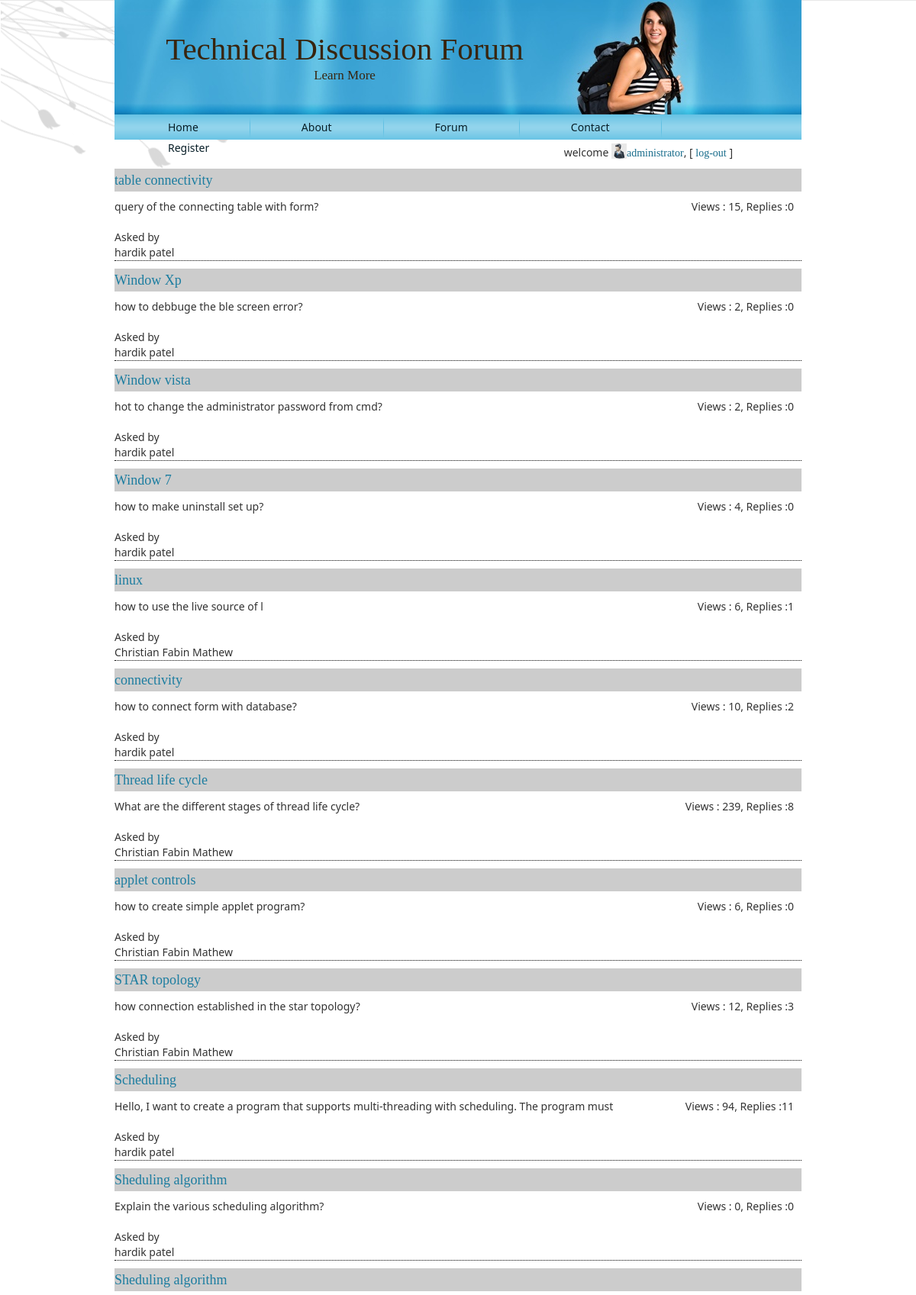
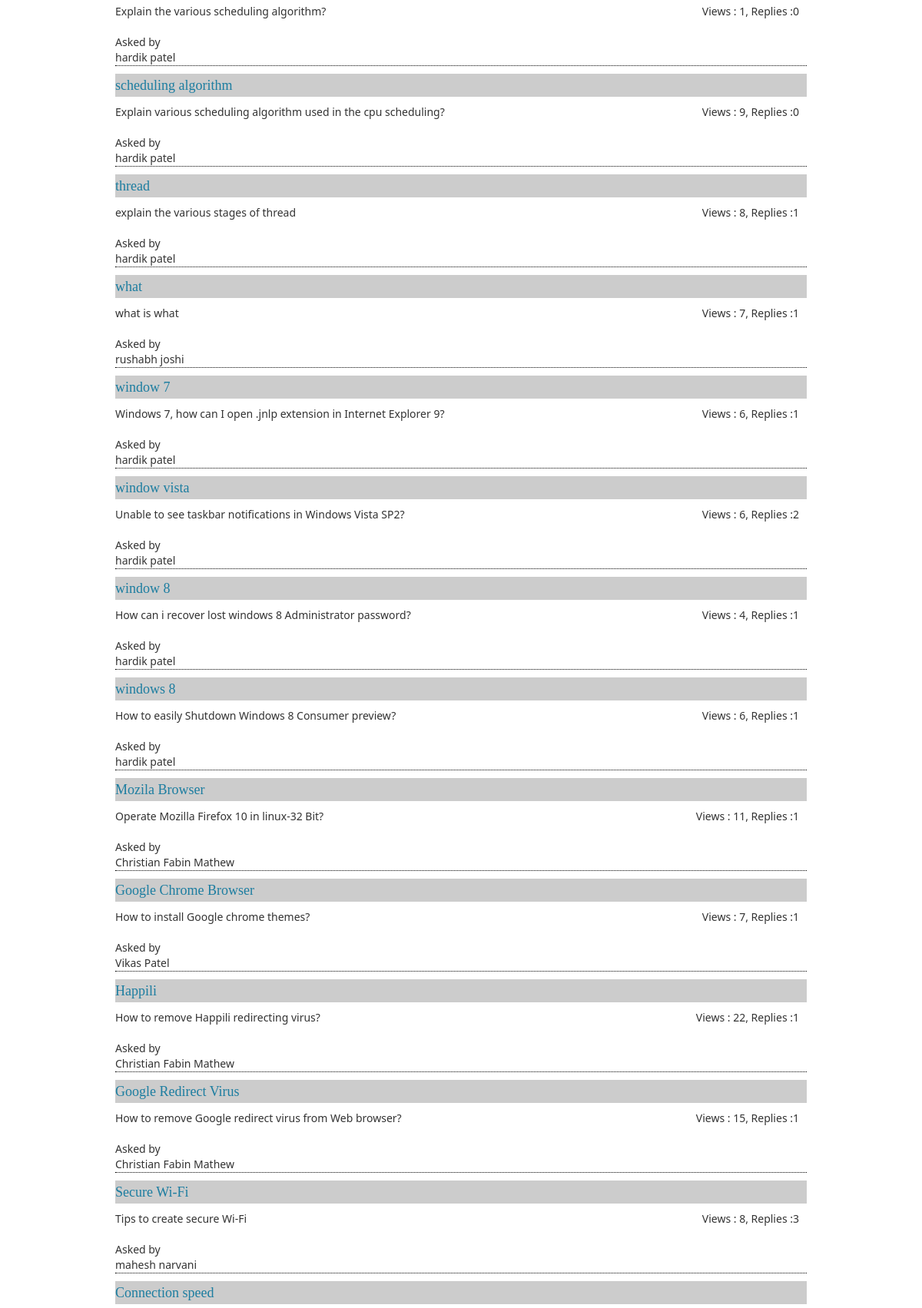
Page /search_page.php (signed in, upper part) on the committed database (2 pictures, top to bottom).
### tables this page shows
CREATE TABLE `question` (
  `question_id` int(11) NOT NULL,
  `heading` varchar(50) NOT NULL,
  `question_detail` varchar(2000) NOT NULL,
  `datetime` timestamp NOT NULL DEFAULT CURRENT_TIMESTAMP,
  `user_id` int(11) NOT NULL,
  `subtopic_id` int(11) NOT NULL,
  `views` int(11) NOT NULL
);

CREATE TABLE `user` (
  `user_id` int(11) NOT NULL,
  `country` varchar(50) NOT NULL,
  `state` varchar(50) NOT NULL,
  `address` varchar(500) NOT NULL,
  `user_type` varchar(50) NOT NULL,
  `username` varchar(50) DEFAULT NULL,
  `fullname` varchar(50) DEFAULT NULL,
  `password` varchar(50) DEFAULT NULL,
  `user_acc_active` tinyint(1) DEFAULT NULL,
  `dob` date NOT NULL,
  `e_mail` varchar(100) DEFAULT NULL,
  `gender` varchar(20) NOT NULL,
  `uimg` varchar(255) NOT NULL,
  `isuser` tinyint(1) NOT NULL,
  `score` float NOT NULL DEFAULT '0'
);

### utility.php (called while the page is built, shortened)
<?php
	function ExecuteQuery ($SQL)
	{
		$rows = mysql_query ($SQL) or die(mysql_error());
		return $rows;
	}
?>

### search_page.php (the view)
<?php session_start();
	require("header.php");
	require("checkUser.php");
?>
<?php
	$s=$_GET['search'];
	$str="SELECT * FROM question, user WHERE question.user_id=user.user_id ";
	$result=ExecuteQuery($str);
	$no_rows = mysql_num_rows($result);
	if ($no_rows > 0)
	{
		while($row = mysql_fetch_array($result))
		{
			$sql="SELECT count(*) as counter from answer where question_id=$row[question_id]";
			$rowsc=ExecuteQuery($sql);
			$rowc = mysql_fetch_array($rowsc);
			$count = $rowc['counter'];
			if(stripos($row["heading"], $s)!==false)
			{
					echo "<h4>";
					echo "<span class='box2'>";
					echo "<span class='head'><a href='questionview.php?qid=$row[question_id]' >$row[heading]</a> </span>";
					echo "</span>";
					echo "</h4>";
					echo "$row[question_detail] <span class='view2'>Views : $row[views], Replies :$count</span>";
					echo "<br/><br/>";
					echo "Asked by<br/>$row[fullname]";
					echo "<br/><div class='line'></div>";
				}
		}
	}
	else
	{
		echo "No questions at the moment";
	}
?>
<?php require("footer.php")?>

### res/style.css (style rules this page uses)
.line { border-bottom:1px dotted black; }
.view2 { float:right; margin-right:10px; font-weight:normal; }
.box2 .head { display:block; height:30px; background-color:#CCC; font-weight:bold; line-height:30px; }
.box2 { width: auto; background-color:#EEE; display:block; }
body { margin: 0 auto; padding: 0; background-color: #E8E8E8; }
body { font-family: Georgia, "Times New Roman", Times, Serif; font-size: 14px; color: #242424; }
a { font-family: Georgia, "Times New Roman", Times, Serif; text-decoration: none; color: #186C8B; }
a:link { font-family: Georgia, "Times New Roman", Times, Serif; text-decoration: none; color: #186C8B; }
h1, h2, h3, h4, h5, h6, h1 a, h2 a, h3 a, h4 a, h5 a, h6 a h1 a:hover, h2 a:hover, h3 a:hover, h4 a:hover, h5 a:hover, h6 a:hover h1 a:visited, h2 a:visited, h3 a:visited, h4 a:visited, h5 a:visited, h6 a:visited { font-weight: normal; font-style: normal; text-decoration: none; }
h4, h4 a, h4 a:link, h4 a:visited, h4 a:hover { font-family: Georgia, "Times New Roman", Times, Serif; font-size: 18px; color: #1C7DA0; }

### rows in the picture
question: heading "table connectivity", question_detail "query of the connecting table with form?", views "15", count "0", user.fullname "hardik patel"
question: heading "Window Xp", question_detail "how to debbuge the ble screen error?", views "2", count "0", user.fullname "hardik patel"
question: heading "Window vista", question_detail "hot to change the administrator password from cmd?", views "2", count "0", user.fullname "hardik patel"
question: heading "Window 7", question_detail "how to make uninstall set up?", views "4", count "0", user.fullname "hardik patel"
question: heading "linux", question_detail "how to use the live source of l", views "6", count "1", user.fullname "Christian Fabin Mathew"
question: heading "connectivity", question_detail "how to connect form with database?", views "10", count "2", user.fullname "hardik patel"
question: heading "Thread life cycle", question_detail "What are the different stages of thread life cycle?", views "239", count "8", user.fullname "Christian Fabin Mathew"
question: heading "applet controls", question_detail "how to create simple applet program?", views "6", count "0", user.fullname "Christian Fabin Mathew"
question: heading "STAR topology", question_detail "how connection established in the star topology?", views "12", count "3", user.fullname "Christian Fabin Mathew"
question: heading "Scheduling", question_detail "Hello, I want to create a program that supports multi-threading with scheduling. The program must", views "94", count "11", user.fullname "hardik patel"
question: heading "Sheduling algorithm", question_detail "Explain the various scheduling algorithm?", views "0", count "0", user.fullname "hardik patel"
question: heading "Sheduling algorithm", question_detail "Explain the various scheduling algorithm?", views "1", count "0", user.fullname "hardik patel"
question: heading "scheduling algorithm", question_detail "Explain various scheduling algorithm used in the cpu scheduling?", views "9", count "0", user.fullname "hardik patel"
question: heading "thread", question_detail "explain the various stages of thread", views "8", count "1", user.fullname "hardik patel"
question: heading "what", question_detail "what is what", views "7", count "1", user.fullname "rushabh joshi"
question: heading "window 7", question_detail "Windows 7, how can I open .jnlp extension in Internet Explorer 9?", views "6", count "1", user.fullname "hardik patel"
question: heading "window vista", question_detail "Unable to see taskbar notifications in Windows Vista SP2?", views "6", count "2", user.fullname "hardik patel"
question: heading "window 8", question_detail "How can i recover lost windows 8 Administrator password?", views "4", count "1", user.fullname "hardik patel"
question: heading "windows 8", question_detail "How to easily Shutdown Windows 8 Consumer preview?", views "6", count "1", user.fullname "hardik patel"
question: heading "Mozila Browser", question_detail "Operate Mozilla Firefox 10 in linux-32 Bit?", views "11", count "1", user.fullname "Christian Fabin Mathew"
question: heading "Google Chrome Browser", question_detail "How to install Google chrome themes?", views "7", count "1", user.fullname "Vikas Patel"
question: heading "Happili", question_detail "How to remove Happili redirecting virus?", views "22", count "1", user.fullname "Christian Fabin Mathew"
question: heading "Google Redirect Virus", question_detail "How to remove Google redirect virus from Web browser?", views "15", count "1", user.fullname "Christian Fabin Mathew"
question: heading "Secure Wi-Fi", question_detail "Tips to create secure Wi-Fi", views "8", count "3", user.fullname "mahesh narvani"
question: heading "Connection speed"

### other values in the picture
$_SESSION["fn"] "administrator"
